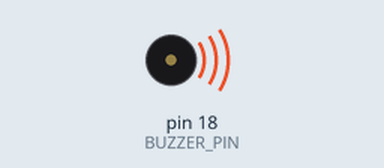
This sketch was run on a simulated Arduino Uno, built with avr-gcc and run on an emulated ATmega328P. Shown: buzzer (waves = sounding).

Above: at 0.1 s.
At 5.1 s:
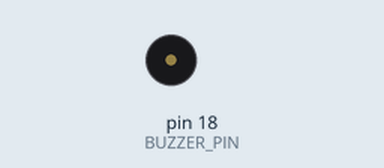
Timing chart, 0 to 6.6 s (numbered marks = the images above):
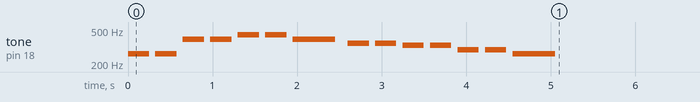

The sketch:

music.ino
```cpp
#define BUZZER_PIN 18

// 音階
int melody[] = {
  262, 262, 392, 392, 440, 440, 392,
  349, 349, 330, 330, 294, 294, 262
};

// 音の長さ
int noteDurations[] = {
  4,4,4,4,4,4,2,
  4,4,4,4,4,4,2
};

void setup() {

  int size = sizeof(melody) / sizeof(int);

  for (int i = 0; i < size; i++) {

    int noteDuration = 1000 / noteDurations[i];

    tone(BUZZER_PIN, melody[i], noteDuration);

    delay(noteDuration * 1.3);

    noTone(BUZZER_PIN);
  }
}

void loop() {

}
```

temper.cpp
```cpp
// MCP9700A 軽量版

const int tempPin = A0;

void setup() {
  Serial.begin(115200);
}

void loop() {

  int value = analogRead(tempPin);

  // mV計算（整数）
  long mv = value * 3300L / 1023;

  // 温度計算
  long temp = (mv - 500) / 10;

  Serial.print("Temp: ");
  Serial.print(temp);
  Serial.println(" C");

  delay(1000);
}
```
